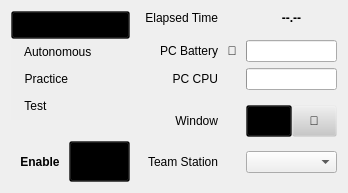
      <widget class="QWidget" name="OperationTab">
       <property name="styleSheet">
        <string notr="true">QPushButton {
	border: 0.05em solid rgba(0,0,0,100);
	background-color: rgba(200,200,200,10);
	padding: 8px;
}
QPushButton:checked {
	background-color: rgba(0,0,0,80);
}</string>
       </property>
       <attribute name="title">
        <string></string>
       </attribute>
       <attribute name="toolTip">
        <string>Operation</string>
       </attribute>
       <layout class="QHBoxLayout" name="horizontalLayout">
        <property name="spacing">
         <number>15</number>
        </property>
        <item>
         <widget class="QWidget" name="RobotModeWidget" native="true">
          <layout class="QVBoxLayout" name="verticalLayout_3" stretch="0,1,2">
           <property name="spacing">
            <number>0</number>
           </property>
           <property name="leftMargin">
            <number>0</number>
           </property>
           <property name="topMargin">
            <number>0</number>
           </property>
           <property name="rightMargin">
            <number>0</number>
           </property>
           <property name="bottomMargin">
            <number>0</number>
           </property>
           <item>
            <widget class="QWidget" name="ModeWidget" native="true">
             <property name="styleSheet">
              <string notr="true">padding: 6px;
text-align: left;</string>
             </property>
             <layout class="QVBoxLayout" name="verticalLayout_2">
              <property name="spacing">
               <number>0</number>
              </property>
              <property name="leftMargin">
               <number>0</number>
              </property>
              <property name="topMargin">
               <number>0</number>
              </property>
              <property name="rightMargin">
               <number>0</number>
              </property>
              <property name="bottomMargin">
               <number>0</number>
              </property>
              <item>
               <widget class="QPushButton" name="TeleOp">
                <property name="text">
                 <string>  TeleOperated</string>
                </property>
                <property name="checkable">
                 <bool>true</bool>
                </property>
                <property name="checked">
                 <bool>true</bool>
                </property>
                <attribute name="buttonGroup">
                 <string notr="true">RobotModeGroup</string>
                </attribute>
               </widget>
              </item>
              <item>
               <widget class="QPushButton" name="Autonomous">
                <property name="styleSheet">
                 <string notr="true">border-top: 0px;</string>
                </property>
                <property name="text">
                 <string>  Autonomous</string>
                </property>
                <property name="checkable">
                 <bool>true</bool>
                </property>
                <attribute name="buttonGroup">
                 <string notr="true">RobotModeGroup</string>
                </attribute>
               </widget>
              </item>
              <item>
               <widget class="QPushButton" name="Practice">
                <property name="styleSheet">
                 <string notr="true">border-top: 0px;</string>
                </property>
                <property name="text">
                 <string>  Practice</string>
                </property>
                <property name="checkable">
                 <bool>true</bool>
                </property>
                <attribute name="buttonGroup">
                 <string notr="true">RobotModeGroup</string>
                </attribute>
               </widget>
              </item>
              <item>
               <widget class="QPushButton" name="Test">
                <property name="styleSheet">
                 <string notr="true">border-top: 0px;</string>
                </property>
                <property name="text">
                 <string>  Test</string>
                </property>
                <property name="checkable">
                 <bool>true</bool>
                </property>
                <attribute name="buttonGroup">
                 <string notr="true">RobotModeGroup</string>
                </attribute>
               </widget>
              </item>
             </layout>
            </widget>
           </item>
           <item>
            <spacer name="verticalSpacer_2">
             <property name="orientation">
              <enum>Qt::Vertical</enum>
             </property>
             <property name="sizeType">
              <enum>QSizePolicy::Expanding</enum>
             </property>
             <property name="sizeHint" stdset="0">
              <size>
               <width>0</width>
               <height>30</height>
              </size>
             </property>
            </spacer>
           </item>
           <item>
            <widget class="QWidget" name="RobotPowerWidget" native="true">
             <property name="sizePolicy">
              <sizepolicy hsizetype="Minimum" vsizetype="MinimumExpanding">
               <horstretch>0</horstretch>
               <verstretch>0</verstretch>
              </sizepolicy>
             </property>
             <layout class="QHBoxLayout" name="horizontalLayout_9">
              <property name="spacing">
               <number>0</number>
              </property>
              <property name="leftMargin">
               <number>0</number>
              </property>
              <property name="topMargin">
               <number>0</number>
              </property>
              <property name="rightMargin">
               <number>0</number>
              </property>
              <property name="bottomMargin">
               <number>0</number>
              </property>
              <item>
               <widget class="QPushButton" name="EnableButton">
                <property name="sizePolicy">
                 <sizepolicy hsizetype="Minimum" vsizetype="MinimumExpanding">
                  <horstretch>0</horstretch>
                  <verstretch>0</verstretch>
                 </sizepolicy>
                </property>
                <property name="font">
                 <font>
                  <weight>75</weight>
                  <bold>true</bold>
                 </font>
                </property>
                <property name="text">
                 <string>Enable</string>
                </property>
                <property name="checkable">
                 <bool>true</bool>
                </property>
                <property name="checked">
                 <bool>false</bool>
                </property>
                <property name="flat">
                 <bool>true</bool>
                </property>
                <attribute name="buttonGroup">
                 <string notr="true">RobotStatusGroup</string>
                </attribute>
               </widget>
              </item>
              <item>
               <widget class="QPushButton" name="DisableButton">
                <property name="sizePolicy">
                 <sizepolicy hsizetype="Minimum" vsizetype="MinimumExpanding">
                  <horstretch>0</horstretch>
                  <verstretch>0</verstretch>
                 </sizepolicy>
                </property>
                <property name="font">
                 <font>
                  <weight>75</weight>
                  <bold>true</bold>
                 </font>
                </property>
                <property name="text">
                 <string>Disable</string>
                </property>
                <property name="checkable">
                 <bool>true</bool>
                </property>
                <property name="checked">
                 <bool>true</bool>
                </property>
                <property name="flat">
                 <bool>true</bool>
                </property>
                <attribute name="buttonGroup">
                 <string notr="true">RobotStatusGroup</string>
                </attribute>
               </widget>
              </item>
             </layout>
            </widget>
           </item>
          </layout>
         </widget>
        </item>
        <item>
         <widget class="QWidget" name="OpStatusWidget" native="true">
          <layout class="QGridLayout" name="gridLayout">
           <property name="leftMargin">
            <number>0</number>
           </property>
           <property name="topMargin">
            <number>0</number>
           </property>
           <property name="rightMargin">
            <number>0</number>
           </property>
           <property name="bottomMargin">
            <number>0</number>
           </property>
           <item row="6" column="3">
            <widget class="QWidget" name="WindowStyle" native="true">
             <property name="styleSheet">
              <string notr="true">padding: 8px;</string>
             </property>
             <layout class="QHBoxLayout" name="horizontalLayout_7">
              <property name="spacing">
               <number>0</number>
              </property>
              <property name="leftMargin">
               <number>0</number>
              </property>
              <property name="topMargin">
               <number>0</number>
              </property>
              <property name="rightMargin">
               <number>0</number>
              </property>
              <property name="bottomMargin">
               <number>0</number>
              </property>
              <item>
               <widget class="QPushButton" name="WindowNormal">
                <property name="text">
                 <string></string>
                </property>
                <property name="checkable">
                 <bool>true</bool>
                </property>
                <property name="checked">
                 <bool>true</bool>
                </property>
                <attribute name="buttonGroup">
                 <string notr="true">WindowModeGroup</string>
                </attribute>
               </widget>
              </item>
              <item>
               <widget class="QPushButton" name="WindowDocked">
                <property name="styleSheet">
                 <string notr="true">border-left: 0px;</string>
                </property>
                <property name="text">
                 <string></string>
                </property>
                <property name="checkable">
                 <bool>true</bool>
                </property>
                <attribute name="buttonGroup">
                 <string notr="true">WindowModeGroup</string>
                </attribute>
               </widget>
              </item>
             </layout>
            </widget>
           </item>
           <item row="3" column="1">
            <widget class="QLabel" name="PcCpuLabel">
             <property name="minimumSize">
              <size>
               <width>0</width>
               <height>16</height>
              </size>
             </property>
             <property name="maximumSize">
              <size>
               <width>16777215</width>
               <height>16</height>
              </size>
             </property>
             <property name="text">
              <string>PC CPU</string>
             </property>
             <property name="alignment">
              <set>Qt::AlignRight|Qt::AlignTrailing|Qt::AlignVCenter</set>
             </property>
            </widget>
           </item>
           <item row="0" column="1">
            <widget class="QLabel" name="ElapsedTimeLabel">
             <property name="text">
              <string>Elapsed Time</string>
             </property>
             <property name="alignment">
              <set>Qt::AlignRight|Qt::AlignTrailing|Qt::AlignVCenter</set>
             </property>
            </widget>
           </item>
           <item row="6" column="1">
            <widget class="QLabel" name="label">
             <property name="text">
              <string>Window</string>
             </property>
             <property name="alignment">
              <set>Qt::AlignRight|Qt::AlignTrailing|Qt::AlignVCenter</set>
             </property>
            </widget>
           </item>
           <item row="2" column="1">
            <widget class="QLabel" name="PcBatteryLabel">
             <property name="minimumSize">
              <size>
               <width>0</width>
               <height>16</height>
              </size>
             </property>
             <property name="maximumSize">
              <size>
               <width>16777215</width>
               <height>16</height>
              </size>
             </property>
             <property name="text">
              <string>PC Battery</string>
             </property>
             <property name="alignment">
              <set>Qt::AlignRight|Qt::AlignTrailing|Qt::AlignVCenter</set>
             </property>
            </widget>
           </item>
           <item row="8" column="3">
            <widget class="QComboBox" name="StationCombo"/>
           </item>
           <item row="5" column="1">
            <spacer name="_s8">
             <property name="orientation">
              <enum>Qt::Vertical</enum>
             </property>
             <property name="sizeType">
              <enum>QSizePolicy::Expanding</enum>
             </property>
             <property name="sizeHint" stdset="0">
              <size>
               <width>0</width>
               <height>0</height>
              </size>
             </property>
            </spacer>
           </item>
           <item row="0" column="3">
            <widget class="QLabel" name="ElapsedTime">
             <property name="font">
              <font>
               <weight>75</weight>
               <bold>true</bold>
              </font>
             </property>
             <property name="text">
              <string>--.--</string>
             </property>
             <property name="alignment">
              <set>Qt::AlignCenter</set>
             </property>
            </widget>
           </item>
           <item row="1" column="1">
            <spacer name="_s9">
             <property name="orientation">
              <enum>Qt::Vertical</enum>
             </property>
             <property name="sizeType">
              <enum>QSizePolicy::Expanding</enum>
             </property>
             <property name="sizeHint" stdset="0">
              <size>
               <width>0</width>
               <height>0</height>
              </size>
             </property>
            </spacer>
           </item>
           <item row="7" column="1">
            <spacer name="verticalSpacer_13">
             <property name="orientation">
              <enum>Qt::Vertical</enum>
             </property>
             <property name="sizeType">
              <enum>QSizePolicy::Expanding</enum>
             </property>
             <property name="sizeHint" stdset="0">
              <size>
               <width>0</width>
               <height>0</height>
              </size>
             </property>
            </spacer>
           </item>
           <item row="3" column="3">
            <widget class="SmartProgressbar" name="PcCpuProgress">
             <property name="value">
              <number>0</number>
             </property>
             <property name="textVisible">
              <bool>false</bool>
             </property>
             <property name="invertedAppearance">
              <bool>false</bool>
             </property>
            </widget>
           </item>
           <item row="2" column="3">
            <widget class="SmartProgressbar" name="PcBatteryProgress">
             <property name="value">
              <number>0</number>
             </property>
             <property name="textVisible">
              <bool>false</bool>
             </property>
             <property name="invertedAppearance">
              <bool>false</bool>
             </property>
            </widget>
           </item>
           <item row="3" column="2">
            <widget class="QLabel" name="Dummy">
             <property name="minimumSize">
              <size>
               <width>16</width>
               <height>16</height>
              </size>
             </property>
             <property name="maximumSize">
              <size>
               <width>16</width>
               <height>16</height>
              </size>
             </property>
             <property name="text">
              <string/>
             </property>
            </widget>
           </item>
           <item row="2" column="2">
            <widget class="QLabel" name="PlugIcon">
             <property name="toolTip">
              <string>Plugged to AC power...</string>
             </property>
             <property name="text">
              <string></string>
             </property>
             <property name="textFormat">
              <enum>Qt::AutoText</enum>
             </property>
             <property name="alignment">
              <set>Qt::AlignCenter</set>
             </property>
            </widget>
           </item>
           <item row="8" column="1">
            <widget class="QLabel" name="TeamStationLabel">
             <property name="text">
              <string>Team Station</string>
             </property>
             <property name="alignment">
              <set>Qt::AlignRight|Qt::AlignTrailing|Qt::AlignVCenter</set>
             </property>
            </widget>
           </item>
           <item row="9" column="1">
            <spacer name="verticalSpacer">
             <property name="orientation">
              <enum>Qt::Vertical</enum>
             </property>
             <property name="sizeType">
              <enum>QSizePolicy::Expanding</enum>
             </property>
             <property name="sizeHint" stdset="0">
              <size>
               <width>0</width>
               <height>0</height>
              </size>
             </property>
            </spacer>
           </item>
          </layout>
         </widget>
        </item>
       </layout>
      </widget>
